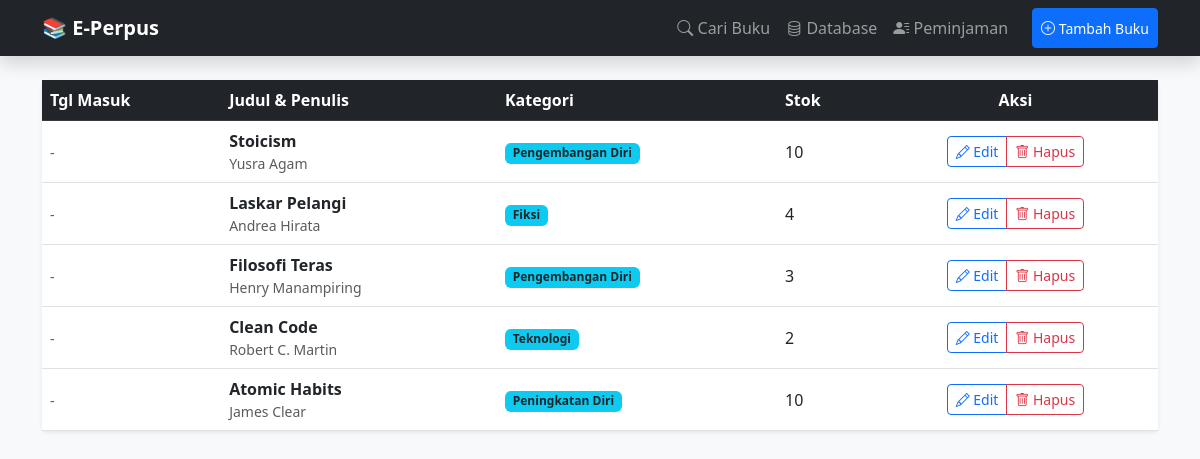
The app's page /koleksi, older data.
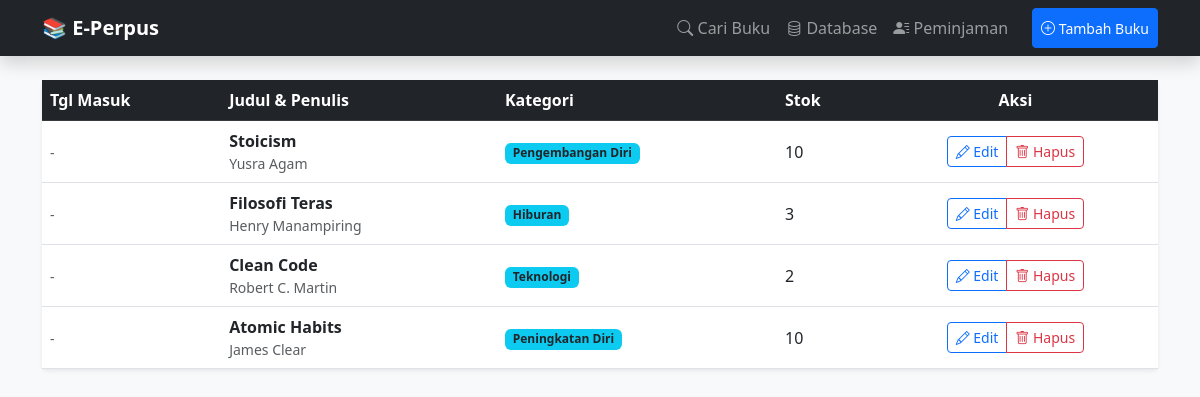
The same page, newer data.
### tables this page shows
CREATE TABLE buku (
            id INTEGER PRIMARY KEY AUTOINCREMENT,
            judul TEXT NOT NULL,
            penulis TEXT,
            kategori TEXT,
            kode_rak TEXT, -- A (Rak Besar)
            baris_rak INTEGER, -- 1 (Barisan rak dari paling atas)
            stok INTEGER DEFAULT 1
        );

### app.py (the view)
@app.route('/koleksi')
def koleksi_lengkap():
    conn = get_db_connection()
    all_books = conn.execute('SELECT * FROM buku ORDER BY id DESC').fetchall()
    conn.close()
    return render_template('koleksi.html', books=all_books)

### app.py (called while the page is built)
def get_db_connection():
    conn = sqlite3.connect('perpustakaan.db')
    conn.row_factory = sqlite3.Row
    return conn

### templates/koleksi.html
{% extends 'layout.html' %}
{% block content %}
<div class="card shadow-sm border-0">
    <table class="table align-middle mb-0 table-hover">
        <thead class="table-dark">
            <tr>
                <th>Tgl Masuk</th>
                <th>Judul & Penulis</th>
                <th>Kategori</th>
                <th>Stok</th>
                <th class="text-center">Aksi</th> </tr>
        </thead>
        <tbody>
            {% for b in books %}
            <tr>
                <td><small class="text-muted">{{ b.tanggal_masuk if b.tanggal_masuk else '-' }}</small></td>
                <td>
                    <a href="/buku/{{ b.id }}" class="text-decoration-none text-dark fw-bold">{{ b.judul }}</a>
                    <div class="small text-muted">{{ b.penulis }}</div>
                </td>
                <td><span class="badge bg-info text-dark">{{ b.kategori }}</span></td>
                <td>{{ b.stok }}</td>
                <td class="text-center">
                    <div class="btn-group">
                        <a href="/edit/{{ b.id }}" class="btn btn-sm btn-outline-primary">
                            <i class="bi bi-pencil"></i> Edit
                        </a>
                        <a href="/delete/{{ b.id }}" class="btn btn-sm btn-outline-danger" onclick="return confirm('Hapus buku ini?')">
                            <i class="bi bi-trash"></i> Hapus
                        </a>
                    </div>
                </td>
            </tr>
            {% endfor %}
        </tbody>
    </table>
</div>
{% endblock %}

### templates/layout.html (shortened to what this page needs)
<!DOCTYPE html>
<html lang="id">
<head>
    <link href="https://cdn.jsdelivr.net/npm/bootstrap@5.3.0/dist/css/bootstrap.min.css" rel="stylesheet">
    <link rel="stylesheet" href="https://cdn.jsdelivr.net/npm/bootstrap-icons@1.11.1/font/bootstrap-icons.css">
</head>
<body class="bg-light">
<nav class="navbar navbar-expand-lg navbar-dark bg-dark mb-4 shadow">
    <div class="container">
        <a class="navbar-brand fw-bold" href="/">📚 E-Perpus</a>
        <div class="collapse navbar-collapse" id="navbarNav">
            <div class="navbar-nav ms-auto">
                <a class="nav-link" href="/"><i class="bi bi-search"></i> Cari Buku</a>
                <a class="nav-link" href="/koleksi"><i class="bi bi-database"></i> Database</a>
                <a class="nav-link" href="/peminjaman"><i class="bi bi-person-lines-fill"></i> Peminjaman</a>
                <button class="btn btn-primary btn-sm ms-lg-3 mt-2 mt-lg-0" data-bs-toggle="modal" data-bs-target="#modalTambah">
                    <i class="bi bi-plus-circle"></i> Tambah Buku
                </button>
            </div>
        </div>
    </div>
</nav>
<div class="container">
    {% block content %}{% endblock %}
</div>
</body>
</html>

Row changes from the older to the newer data that the page shows:
removed buku: tanggal_masuk "-", judul "Laskar Pelangi", penulis "Andrea Hirata", kategori "Fiksi", stok "4"
changed buku "Filosofi Teras": kategori "Pengembangan Diri" → "Hiburan"
